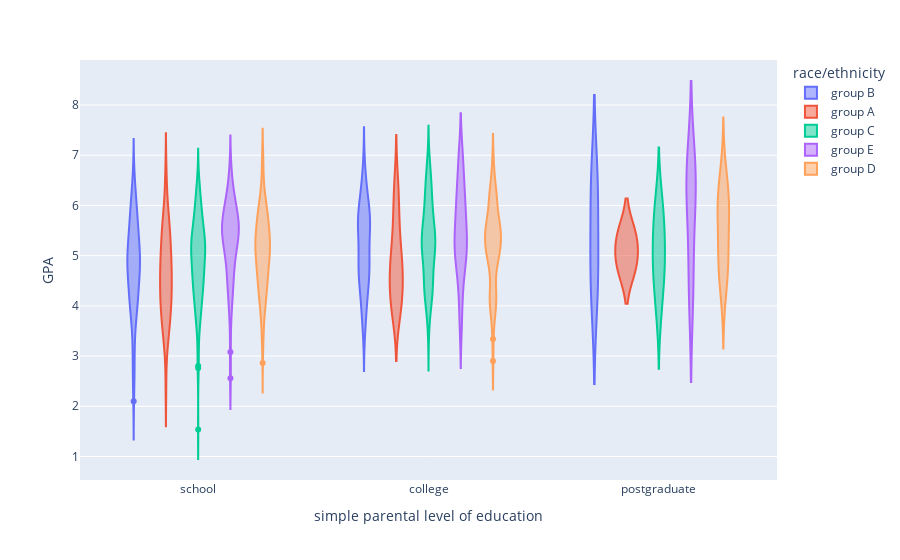

Write notebook code for a chart like this one.
### Markdown cell above
Genere dos visualizaciones extras que encuentre interesantes (y no triviales) con estos datos y explique sus resultados. Agrupe los atributos que estime convenientes.


**To-Do:**
- [ ] Generar dos nuevas visualizaciones con los datos y explicar que están representando.


> **NOTA: No utilice historia ni ciencias, son notas generadas aleatoriamente.**

### Code cell
#Con este grafico intentamos ver la concentracion de los datos en cada uno de los promedios de los estudiantes por raza y nivel de educacion de los padres.
fig = px.violin(df_grades, y="GPA", x="simple parental level of education", color="race/ethnicity",
          hover_data=df_grades)
fig.show()

### Figure 1 — Plotly figure (JSON) as saved in the notebook; plotly's stock layout.template omitted (floating-point values rounded to 4 significant figures; data arrays with more than 128 entries replaced by an {"elided": "..."} marker saying what was removed)
{"data": [{"alignmentgroup": "True", "box": {"visible": false}, "customdata": {"elided": "166x9 mixed values"}, "hovertemplate": "race/ethnicity=%{customdata[2]}<br>simple parental level of education=%{x}<br>GPA=%{y}<br>names=%{customdata[0]}<br>gender=%{customdata[1]}<br>parental level of education=%{customdata[3]}<br>lunch=%{customdata[4]}<br>test preparation course=%{customdata[5]}<br>math score=%{customdata[6]}<br>reading score=%{customdata[7]}<br>writing score=%{customdata[8]}<extra></extra>", "legendgroup": "group B", "marker": {"color": "#636efa"}, "name": "group B", "offsetgroup": "group B", "orientation": "v", "scalegroup": "True", "showlegend": true, "type": "violin", "x": {"elided": "166 str values"}, "x0": " ", "xaxis": "x", "y": {"elided": "166 float values"}, "y0": " ", "yaxis": "y"}, {"alignmentgroup": "True", "box": {"visible": false}, "customdata": {"elided": "77x9 mixed values"}, "hovertemplate": "race/ethnicity=%{customdata[2]}<br>simple parental level of education=%{x}<br>GPA=%{y}<br>names=%{customdata[0]}<br>gender=%{customdata[1]}<br>parental level of education=%{customdata[3]}<br>lunch=%{customdata[4]}<br>test preparation course=%{customdata[5]}<br>math score=%{customdata[6]}<br>reading score=%{customdata[7]}<br>writing score=%{customdata[8]}<extra></extra>", "legendgroup": "group A", "marker": {"color": "#EF553B"}, "name": "group A", "offsetgroup": "group A", "orientation": "v", "scalegroup": "True", "showlegend": true, "type": "violin", "x": ["college", "school", "college", "college", "college", "college", "college", "school", "school", "school", "college", "school", "college", "postgraduate", "school", "school", "college", "school", "school", "college", "school", "school", "school", "school", "school", "school", "postgraduate", "school", "college", "school", "school", "school", "school", "school", "college", "college", "college", "college", "school", "school", "school", "school", "school", "college", "school", "school", "school", "college", "school", "school", "school", "school", "college", "school", "college", "school", "school", "school", "college", "school", "school", "school", "school", "school", "school", "college", "school", "school", "school", "college", "school", "college", "school", "school", "college", "school", "school"], "x0": " ", "xaxis": "x", "y": [5.78, 3.46, 4.7, 5.02, 4.84, 3.96, 4.36, 4.96, 3.78, 4.84, 4.98, 4.26, 5.18, 4.8, 4.28, 4.24, 4.64, 4.68, 4.32, 4, 5.08, 2.4, 4.02, 5.38, 4.1, 4.68, 5.38, 6.64, 4.56, 4.12, 3.94, 4.1, 5.4, 6, 6.16, 4.08, 6.5, 5.52, 4.58, 5.08, 3.68, 3.88, 5.02, 3.8, 4.76, 3.36, 5.18, 4.54, 3.24, 6.34, 4.14, 5.66, 6.36, 5.72, 4.02, 5.62, 3.68, 3.48, 5.86, 3.6, 4.5, 5.68, 3.82, 5.08, 5.48, 5.24, 5.7, 4.38, 4.56, 4.34, 4.9, 4.64, 5.02, 4.66, 3.96, 4.54, 5.48], "y0": " ", "yaxis": "y"}, {"alignmentgroup": "True", "box": {"visible": false}, "customdata": {"elided": "272x9 mixed values"}, "hovertemplate": "race/ethnicity=%{customdata[2]}<br>simple parental level of education=%{x}<br>GPA=%{y}<br>names=%{customdata[0]}<br>gender=%{customdata[1]}<br>parental level of education=%{customdata[3]}<br>lunch=%{customdata[4]}<br>test preparation course=%{customdata[5]}<br>math score=%{customdata[6]}<br>reading score=%{customdata[7]}<br>writing score=%{customdata[8]}<extra></extra>", "legendgroup": "group C", "marker": {"color": "#00cc96"}, "name": "group C", "offsetgroup": "group C", "orientation": "v", "scalegroup": "True", "showlegend": true, "type": "violin", "x": {"elided": "272 str values"}, "x0": " ", "xaxis": "x", "y": {"elided": "272 float values"}, "y0": " ", "yaxis": "y"}, {"alignmentgroup": "True", "box": {"visible": false}, "customdata": {"elided": "121x9 mixed values"}, "hovertemplate": "race/ethnicity=%{customdata[2]}<br>simple parental level of education=%{x}<br>GPA=%{y}<br>names=%{customdata[0]}<br>gender=%{customdata[1]}<br>parental level of education=%{customdata[3]}<br>lunch=%{customdata[4]}<br>test preparation course=%{customdata[5]}<br>math score=%{customdata[6]}<br>reading score=%{customdata[7]}<br>writing score=%{customdata[8]}<extra></extra>", "legendgroup": "group E", "marker": {"color": "#ab63fa"}, "name": "group E", "offsetgroup": "group E", "orientation": "v", "scalegroup": "True", "showlegend": true, "type": "violin", "x": ["school", "school", "college", "college", "school", "school", "school", "college", "school", "college", "school", "school", "school", "school", "school", "college", "college", "postgraduate", "school", "school", "school", "school", "college", "college", "school", "school", "school", "postgraduate", "school", "school", "college", "school", "college", "school", "school", "college", "school", "college", "college", "college", "school", "college", "school", "school", "college", "college", "college", "college", "college", "school", "school", "college", "college", "college", "school", "college", "college", "college", "school", "school", "school", "school", "school", "school", "school", "college", "college", "college", "college", "school", "college", "college", "school", "school", "college", "school", "college", "school", "school", "school", "school", "college", "school", "college", "postgraduate", "college", "college", "school", "college", "school", "postgraduate", "college", "school", "college", "college", "school", "school", "school", "college", "school", "school", "school", "college", "college", "school", "college", "school", "school", "college", "postgraduate", "college", "school", "school", "postgraduate", "college", "college", "college", "college", "school", "school", "school"], "x0": " ", "xaxis": "x", "y": [5.64, 5.76, 5.54, 6.14, 5.96, 5.1, 6.14, 6.24, 5.42, 6.34, 5.1, 6.2, 5.36, 6.32, 5.1, 5.22, 5.92, 6.86, 5.52, 4.06, 6, 4.88, 5.2, 5.84, 4.74, 4.52, 4.36, 4.1, 3.64, 4.5, 4.98, 6.64, 5.14, 5.4, 5.56, 5.82, 5.84, 6.22, 6.22, 7, 4.88, 5, 5.52, 5.38, 4.2, 6.42, 4.82, 6.98, 5.88, 5.56, 5.72, 6.86, 5.34, 3.6, 5.82, 5.5, 5.7, 6.06, 2.56, 5.62, 4.04, 5.6, 5.72, 6.32, 5.68, 5, 7, 5.26, 6.76, 4.02, 4.86, 6.24, 6, 4.94, 4.62, 5.26, 5.48, 5.54, 5.08, 5.2, 4.66, 5.12, 6.3, 3.66, 6.18, 3.76, 5.28, 5.36, 4.42, 5.34, 6.64, 5.08, 6.78, 5.78, 6.52, 5.46, 5.52, 5.8, 4.8, 5.74, 4.44, 3.08, 5.08, 5.22, 5.9, 5.74, 4.98, 5.34, 4.96, 6.28, 4.44, 6.18, 5.94, 4.86, 5.44, 7, 4.12, 5.26, 4.62, 4.34, 5.2], "y0": " ", "yaxis": "y"}, {"alignmentgroup": "True", "box": {"visible": false}, "customdata": {"elided": "239x9 mixed values"}, "hovertemplate": "race/ethnicity=%{customdata[2]}<br>simple parental level of education=%{x}<br>GPA=%{y}<br>names=%{customdata[0]}<br>gender=%{customdata[1]}<br>parental level of education=%{customdata[3]}<br>lunch=%{customdata[4]}<br>test preparation course=%{customdata[5]}<br>math score=%{customdata[6]}<br>reading score=%{customdata[7]}<br>writing score=%{customdata[8]}<extra></extra>", "legendgroup": "group D", "marker": {"color": "#FFA15A"}, "name": "group D", "offsetgroup": "group D", "orientation": "v", "scalegroup": "True", "showlegend": true, "type": "violin", "x": {"elided": "239 str values"}, "x0": " ", "xaxis": "x", "y": {"elided": "239 float values"}, "y0": " ", "yaxis": "y"}], "layout": {"legend": {"title": {"text": "race/ethnicity"}, "tracegroupgap": 0}, "margin": {"t": 60}, "violinmode": "group", "xaxis": {"anchor": "y", "domain": [0, 1], "title": {"text": "simple parental level of education"}}, "yaxis": {"anchor": "x", "domain": [0, 1], "title": {"text": "GPA"}}}}
